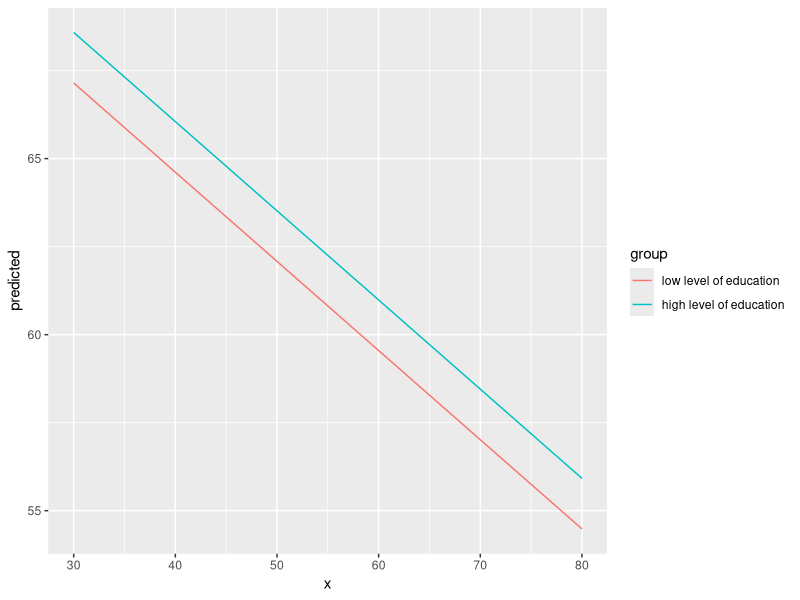
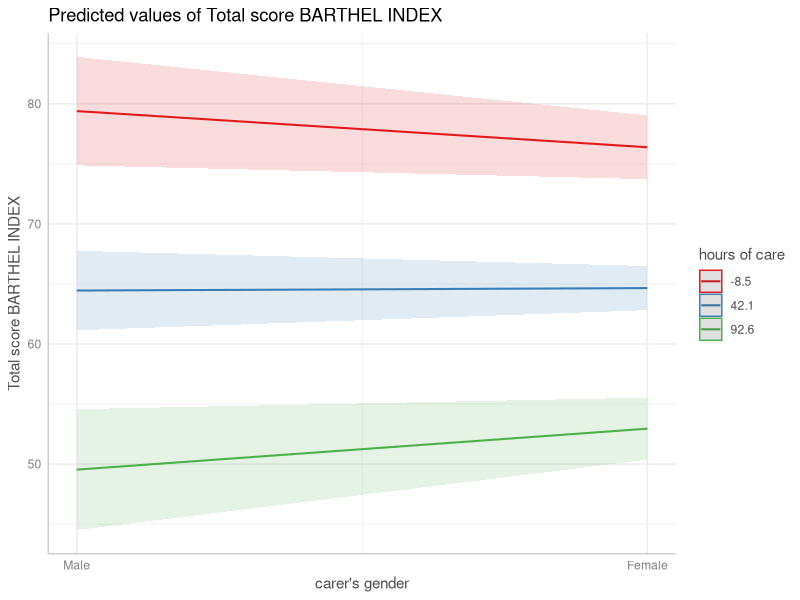
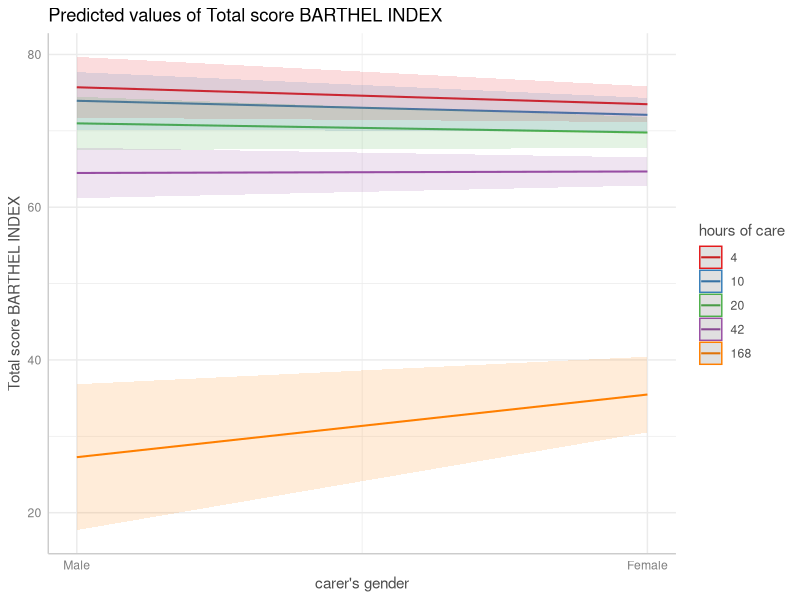
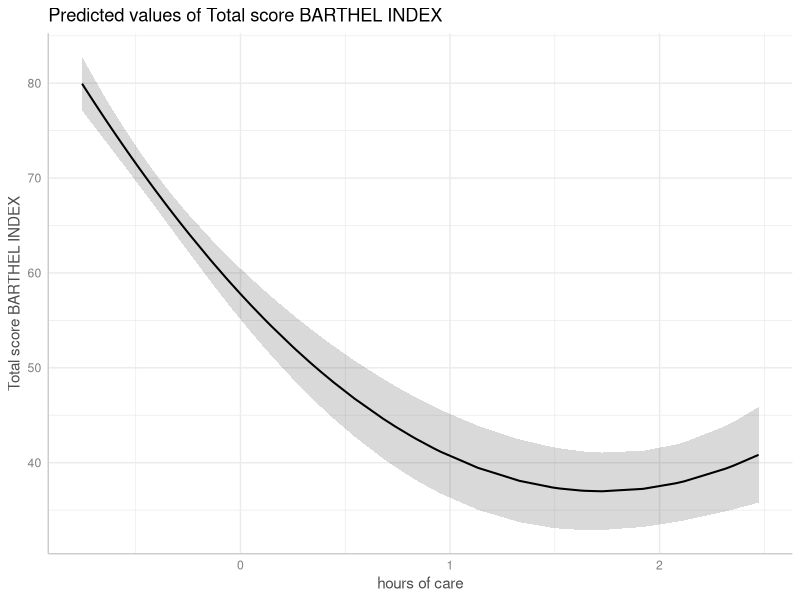
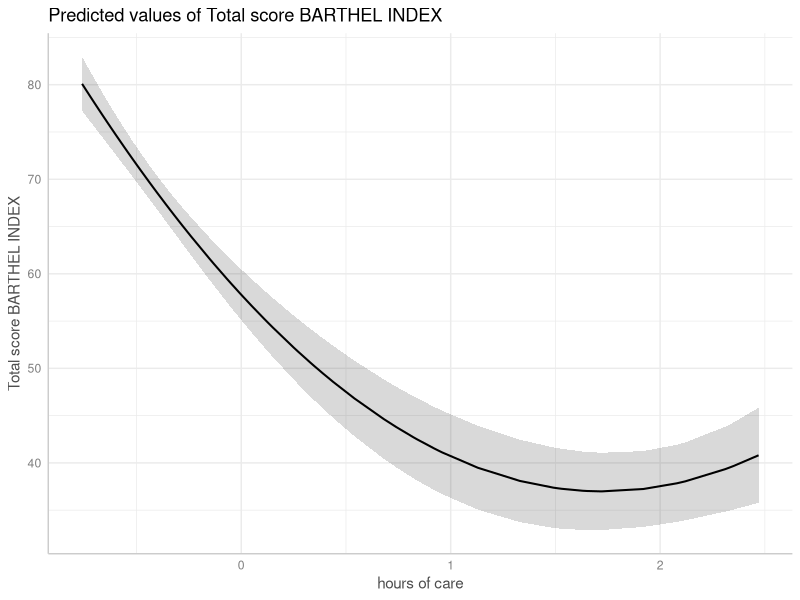

Here is the R script that generated these plots, in order:
## ---- chunk 1
knitr::opts_chunk$set(collapse = TRUE, comment = "#>", dev = "png", fig.width = 7, fig.height = 4, message = FALSE, warning = FALSE)
options(width = 800, tibble.width = Inf)
## ---- chunk 2
library(ggeffects)
library(ggplot2)
data(efc)
fit <- lm(barthtot ~ c12hour + neg_c_7 + c161sex + c172code, data = efc)

mydf <- ggpredict(fit, terms = c("c12hour [30:80]", "c172code [1,3]"))
mydf
ggplot(mydf, aes(x, predicted, colour = group)) + geom_line()
## ---- chunk 3
data(mtcars)
mpg_model <- lm(mpg ~ log(hp), data = mtcars)

# x-values and predictions based on the log(hp)-values
ggpredict(mpg_model, "hp")

# x-values and predictions based on hp-values from 50 to 150
ggpredict(mpg_model, "hp [50:150]")
## ---- chunk 4
data(efc)
# short variable label, for plot
attr(efc$c12hour, "label") <- "hours of care"
fit <- lm(barthtot ~ c12hour * c161sex + neg_c_7, data = efc)

mydf <- ggpredict(fit, terms = c("c161sex", "c12hour [meansd]"))
plot(mydf)

mydf <- ggpredict(fit, terms = c("c161sex", "c12hour [quart]"))
plot(mydf)
## ---- chunk 5
# x-values and predictions based on exponentiated hp-values
ggpredict(mpg_model, "hp [exp]")
## ---- chunk 6
library(sjmisc)
data(efc)
efc$c12hour <- std(efc$c12hour)
m <- lm(barthtot ~ c12hour + I(c12hour^2) + neg_c_7 + c160age + c172code, data = efc)

me <- ggpredict(m, terms = "c12hour")
plot(me)
## ---- chunk 7
me <- ggpredict(m, terms = "c12hour [all]")
plot(me)
## ---- chunk 8
data(mtcars)
mpg_model <- lm(mpg ~ log(hp) + disp, data = mtcars)

# "disp" is hold constant at its mean
ggpredict(mpg_model, "hp [exp]")

# "disp" is hold constant at value 200
ggpredict(mpg_model, "hp [exp]", condition = c(disp = 200))
